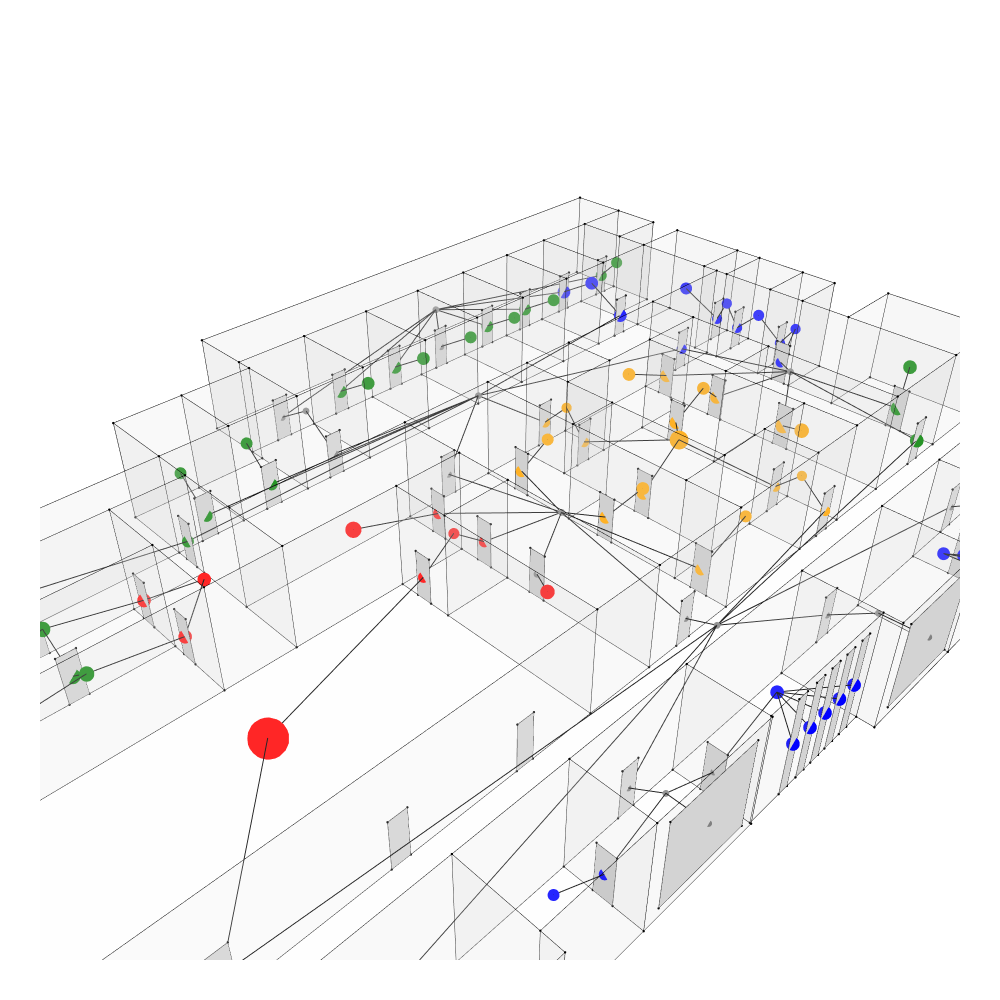

Notebook code cell kept with this figure:
### Code cell
Topology.Show([cc, m, windows, doors],
              vertexSizeKey="size",
              vertexColorKey="color",
              edgeWidthKey="width",
              edgeColorKey="color",
              faceOpacity=0.15,
              backgroundColor="white",
              width=1000, height=1000,
              renderer=renderer)
